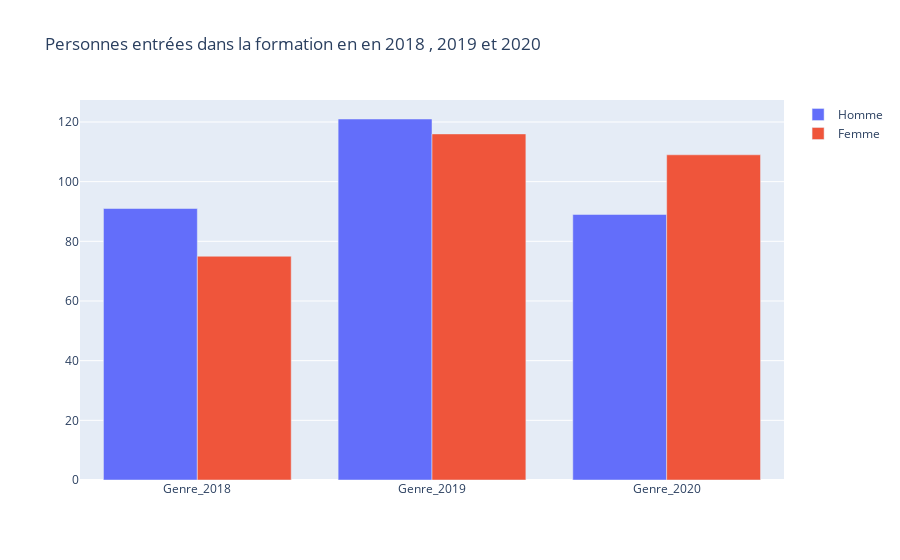

Notebook source saved alongside this figure:
### Code cell
'Personnes entrées dans la formation par nationalité en 2018, 2019 et 2020'

### Figure 1 — Plotly figure (JSON) as saved in the notebook; plotly's stock layout.template omitted (floating-point values rounded to 4 significant figures)
{"data": [{"name": "Homme", "type": "bar", "x": ["Genre_2018", "Genre_2019", "Genre_2020"], "y": [91, 121, 89]}, {"name": "Femme", "type": "bar", "x": ["Genre_2018", "Genre_2019", "Genre_2020"], "y": [75, 116, 109]}], "layout": {"barmode": "group", "title": {"text": "Personnes entrées dans la formation en en 2018 , 2019 et 2020"}}}
